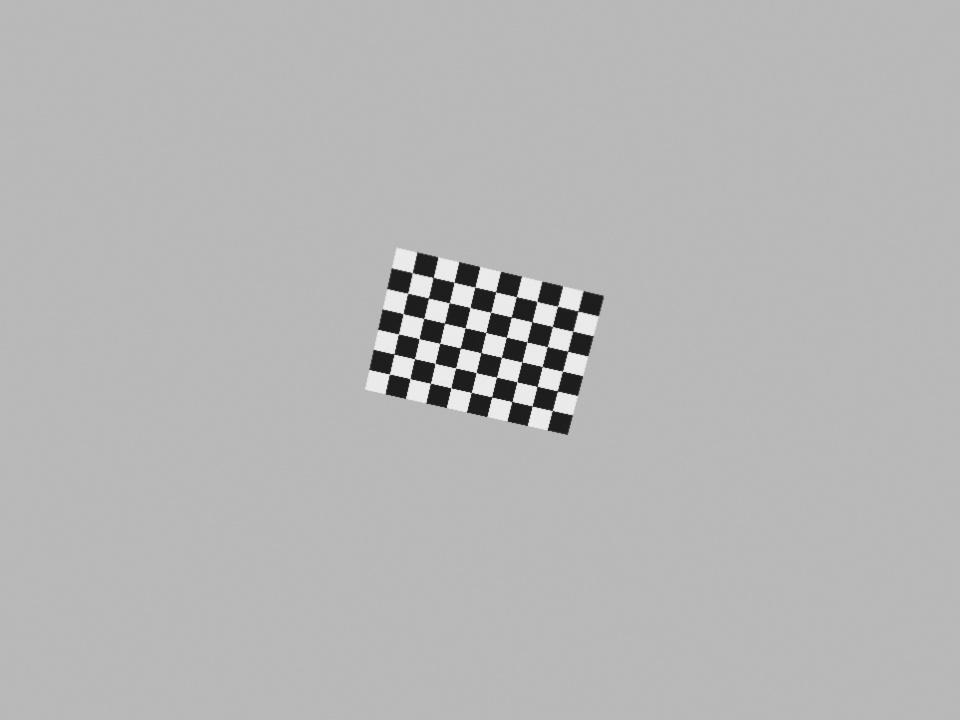
#> input picture data/calibration_synthetic/synthetic_view_01.jpg, 960 x 720 px
$ python -i edges.py   (imports and definitions only)   (older library calls are emulated)
#> lines starting #> are read from the running program, lines starting #| are printed output that depends on the picture; after the words box and inside, x2 and y2 are one past the last pixel; in counts of white or black regions, pixels touching at a corner belong together
"""[1B] Task 1B - image gradients and edges (rubric 1.2).

Flow:  task1b.run_task1b(cfg) -> [1B.4] compute_edges

Baseline: cv2.Sobel + cv2.Canny with fixed thresholds. Advanced: auto thresholds from the median.
"""
from dataclasses import dataclass

import cv2
import numpy as np


@dataclass
class EdgeResult:
    """Output of [1B.4]."""
    smoothed: np.ndarray          # uint8 (H, W), Gaussian pre-smoothed input
    grad_x: np.ndarray            # float32 (H, W), signed; strong on vertical edges
    grad_y: np.ndarray            # float32 (H, W), signed; strong on horizontal edges
    magnitude: np.ndarray         # float32 (H, W), sqrt(gx^2 + gy^2)
    orientation: np.ndarray       # float32 (H, W), atan2(gy, gx) in radians
    canny: np.ndarray             # uint8 (H, W), 0 or 255
    thresholds: tuple             # (low, high) actually used
    edge_density: float           # fraction of pixels marked as Canny edges


def auto_canny_thresholds(gray, spread=0.33):
    """[1B.4a] Canny thresholds from the image median (advanced variant).

    Flow:     called by compute_edges(auto_threshold=True)
    Method:   low = (1 - spread) * median, high = (1 + spread) * median, clipped to 0..255.

    Inputs:
        gray:   np.ndarray uint8 (H, W), normally the smoothed image.
        spread: fraction around the median.

    Returns:
        (low: int, high: int)
    """
    median = float(np.median(gray))
    low = int(max(0, (1.0 - spread) * median))
    high = int(min(255, (1.0 + spread) * median))
    return low, max(high, low + 1)


def compute_edges(gray, low=80, high=160, blur_ksize=5, blur_sigma=1.0, auto_threshold=False):
    """[1B.4] Sobel gradients and Canny edges.

    Purpose:  Find intensity edges (rubric 1.2).
    Flow:     called by run_task1b(), assistant.edges_mode()
              -> calls cv2.GaussianBlur, cv2.Sobel (3x3), cv2.Canny
              previous step: [1B.3]   next step: [1B.5] match_features
    Method:   baseline = fixed (low, high); auto_threshold=True = median-based thresholds.

    Inputs:
        gray:           np.ndarray uint8 (H, W).
        low, high:      Canny hysteresis thresholds (ignored if auto_threshold).
        blur_ksize:     odd pre-smoothing kernel size.
        blur_sigma:     pre-smoothing sigma.
        auto_threshold: advanced variant, thresholds from the image median.

    Returns:
        EdgeResult.

    Raises:
        ValueError: image is not uint8 (H, W) or low >= high.
    """
#> called with low = 80, high = 160, blur_ksize = 5, blur_sigma = 1, auto_threshold = False
    if not isinstance(gray, np.ndarray) or gray.ndim != 2 or gray.dtype != np.uint8:
        raise ValueError("[1B.4] compute_edges expects a uint8 grayscale (H, W) image")
    smoothed = cv2.GaussianBlur(gray, (blur_ksize, blur_ksize), blur_sigma)
    if auto_threshold:
        low, high = auto_canny_thresholds(smoothed)
    elif low >= high:
        raise ValueError(f"[1B.4] Canny needs low < high, got ({low}, {high})")
    grad_x = cv2.Sobel(smoothed, cv2.CV_32F, 1, 0, ksize=3)
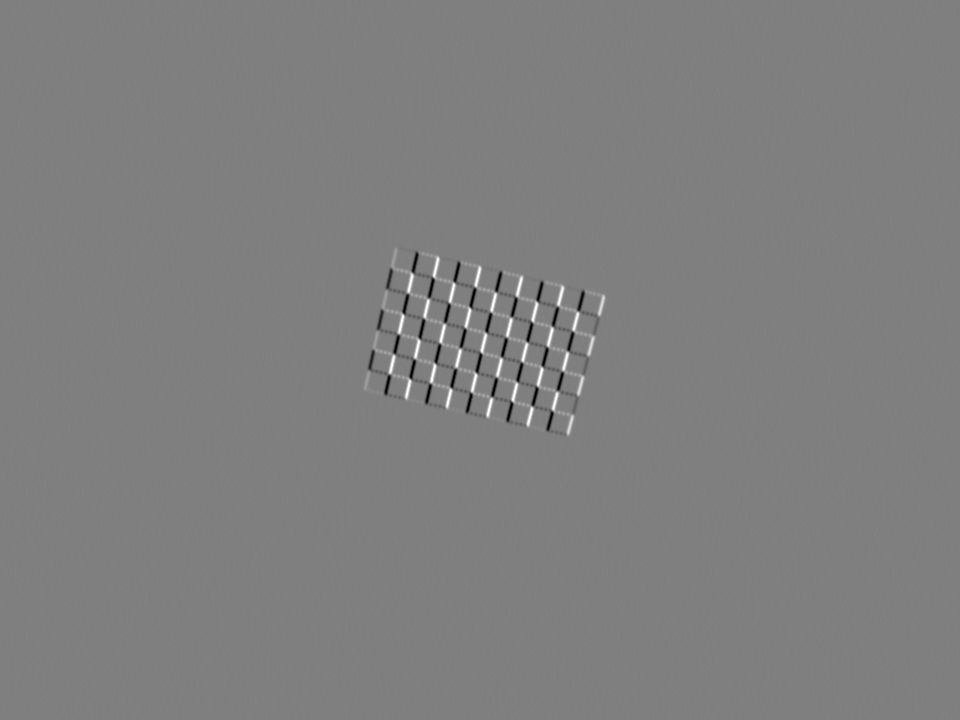
#> grad_x: shape (720, 960) float32; min -513, max 512, mean 0; drawn with min black and max white
    grad_y = cv2.Sobel(smoothed, cv2.CV_32F, 0, 1, ksize=3)
    canny = cv2.Canny(smoothed, low, high)
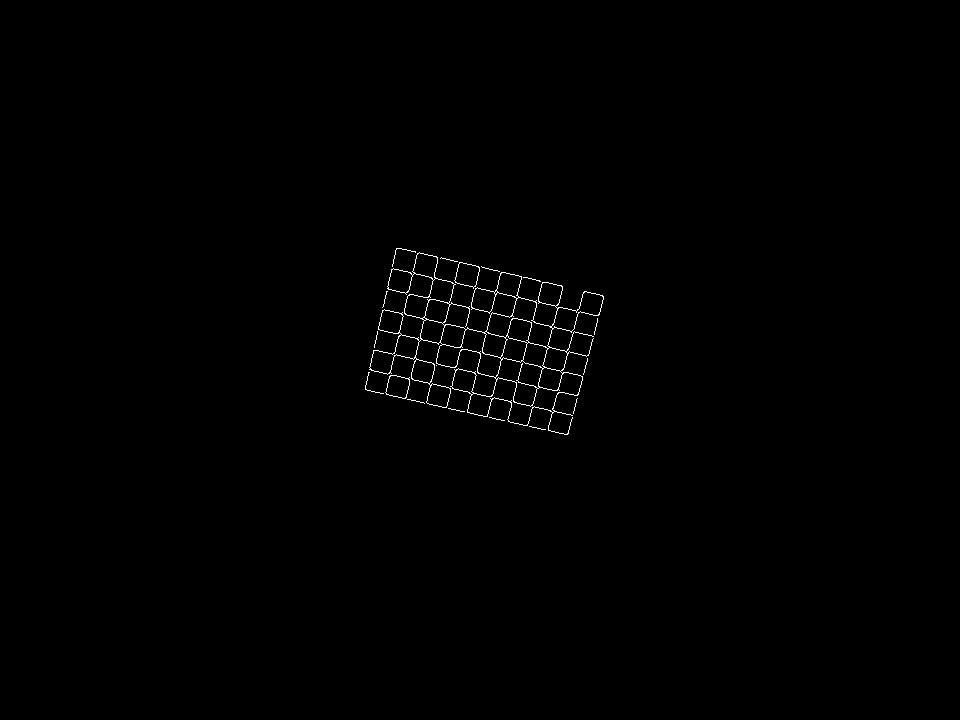
#> canny: shape (720, 960); 0.45% white in thin lines or dots, all inside (x1, y1, x2, y2) = (365, 248, 604, 435)
    return EdgeResult(smoothed=smoothed,
                      grad_x=grad_x,
                      grad_y=grad_y,
                      magnitude=np.hypot(grad_x, grad_y).astype(np.float32),
                      orientation=np.arctan2(grad_y, grad_x).astype(np.float32),
                      canny=canny,
                      thresholds=(int(low), int(high)),
                      edge_density=float((canny > 0).mean()))

>>> import cv2
>>> picture = cv2.imread('../data/calibration_synthetic/synthetic_view_01.jpg', cv2.IMREAD_GRAYSCALE)
>>> result = compute_edges(picture)

$ run again, on data/calibration_synthetic/synthetic_view_02.jpg
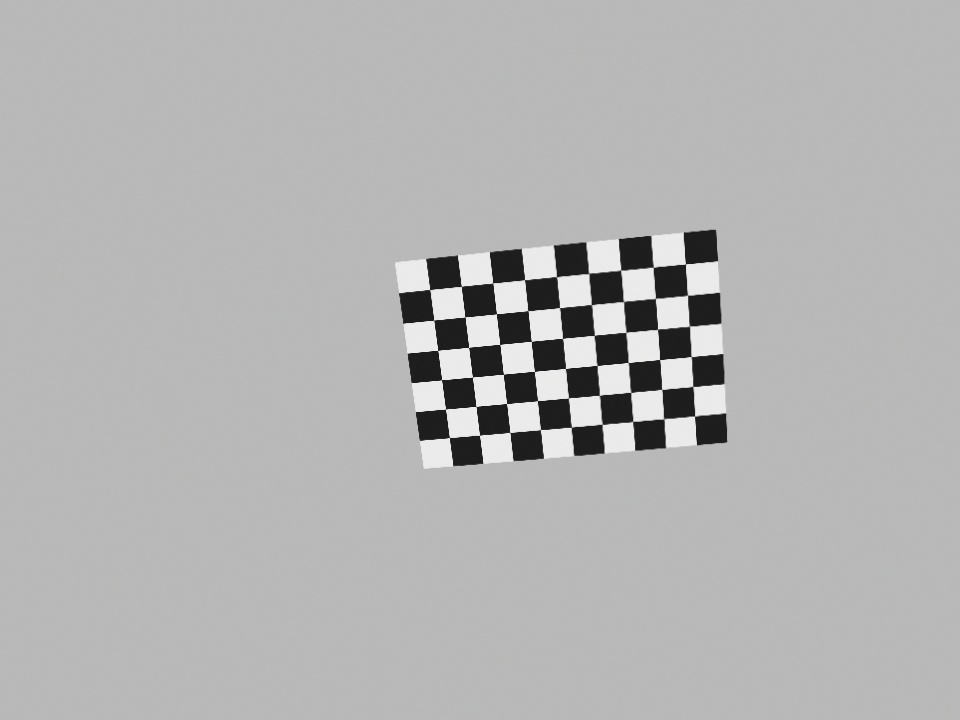
#> input picture data/calibration_synthetic/synthetic_view_02.jpg, 960 x 720 px
#> in compute_edges, `grad_y = cv2.Sobel(smoothed, cv2.CV_32F, 0, 1, ksize=3)`:
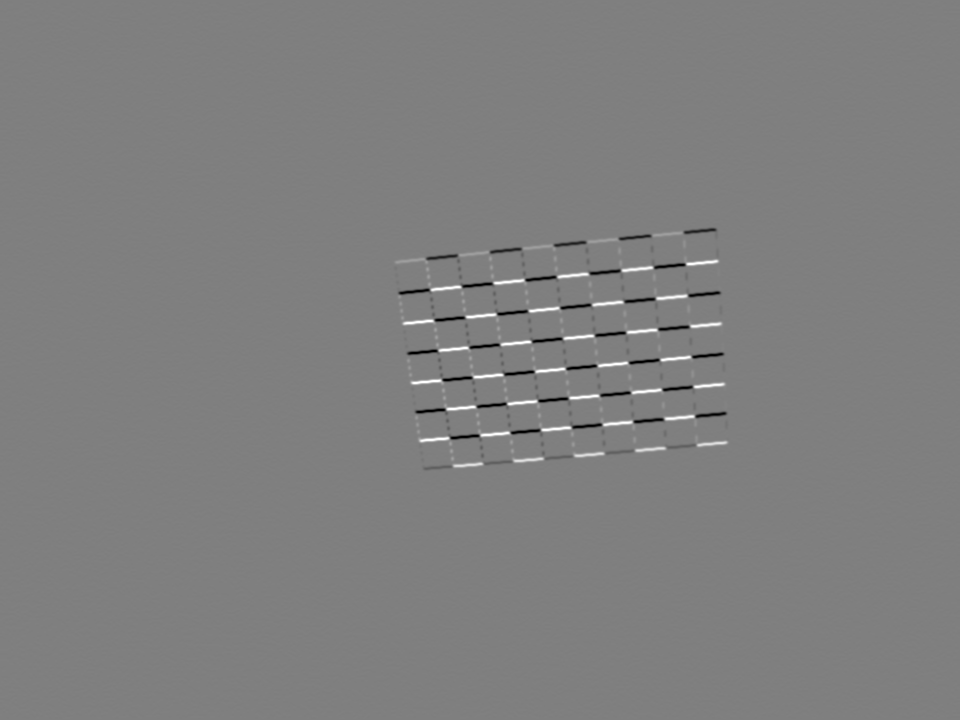
#> grad_y: shape (720, 960) float32; min -536, max 536, mean 0; drawn with min black and max white
#> in compute_edges, `canny = cv2.Canny(smoothed, low, high)`:
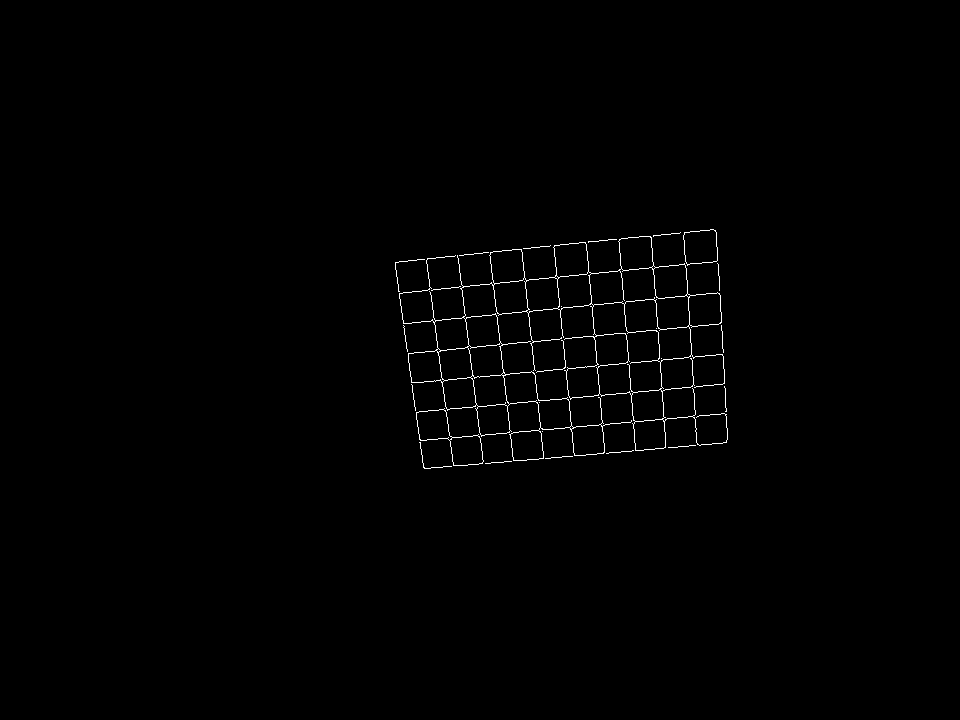
#> canny: shape (720, 960); 0.68% white in thin lines or dots, all inside (x1, y1, x2, y2) = (395, 229, 728, 469)

$ run again, on data/calibration_synthetic/synthetic_view_03.jpg
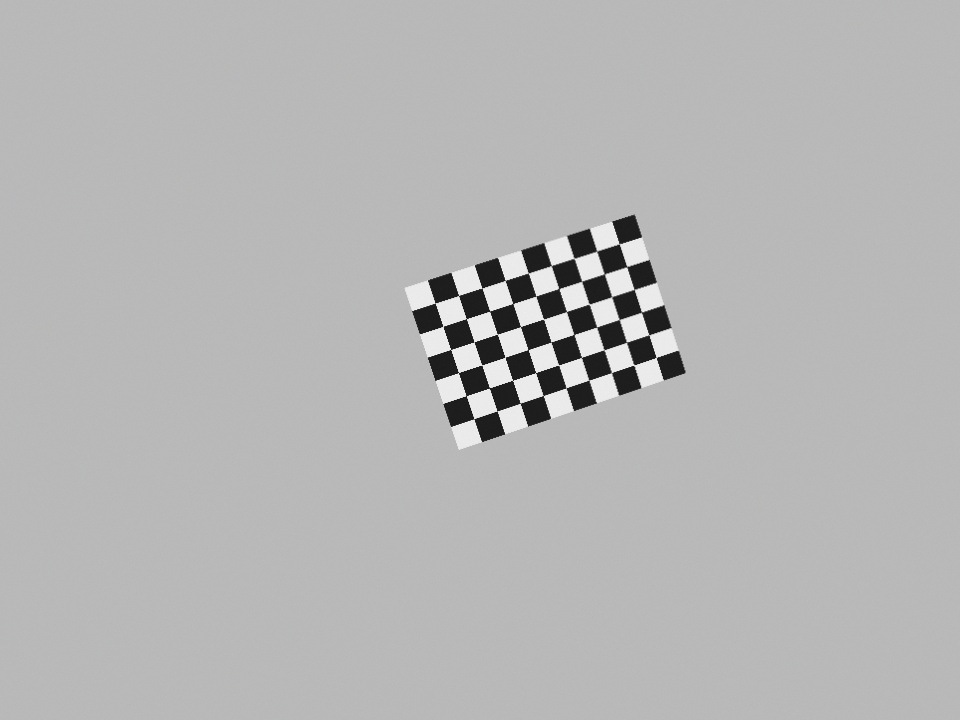
#> input picture data/calibration_synthetic/synthetic_view_03.jpg, 960 x 720 px
#> in compute_edges, `grad_y = cv2.Sobel(smoothed, cv2.CV_32F, 0, 1, ksize=3)`:
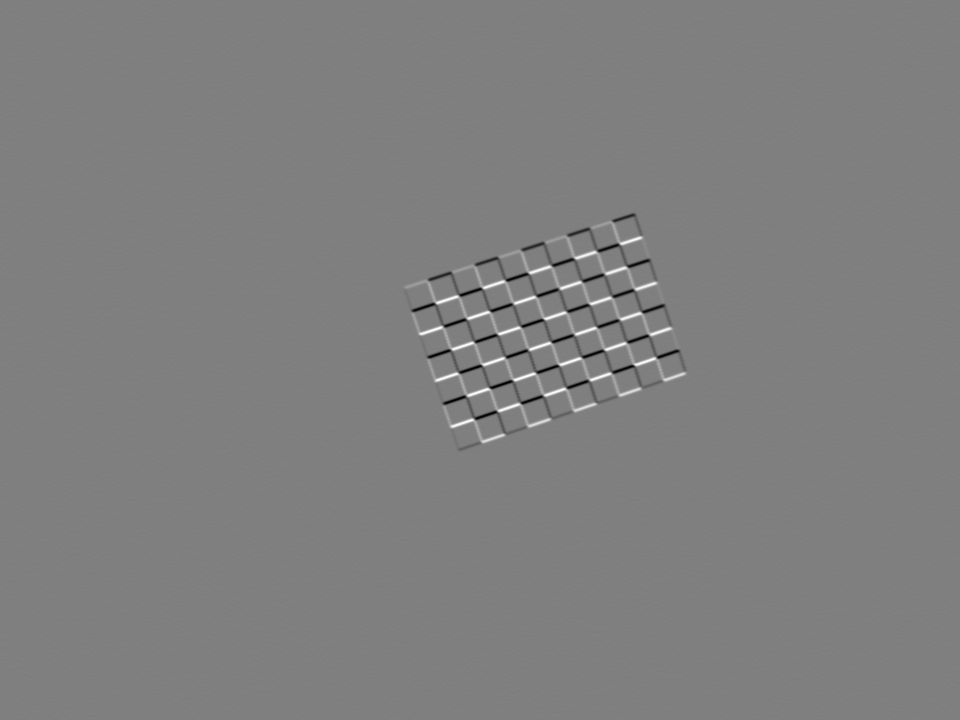
#> grad_y: shape (720, 960) float32; min -532, max 531, mean 0; drawn with min black and max white
#> in compute_edges, `canny = cv2.Canny(smoothed, low, high)`:
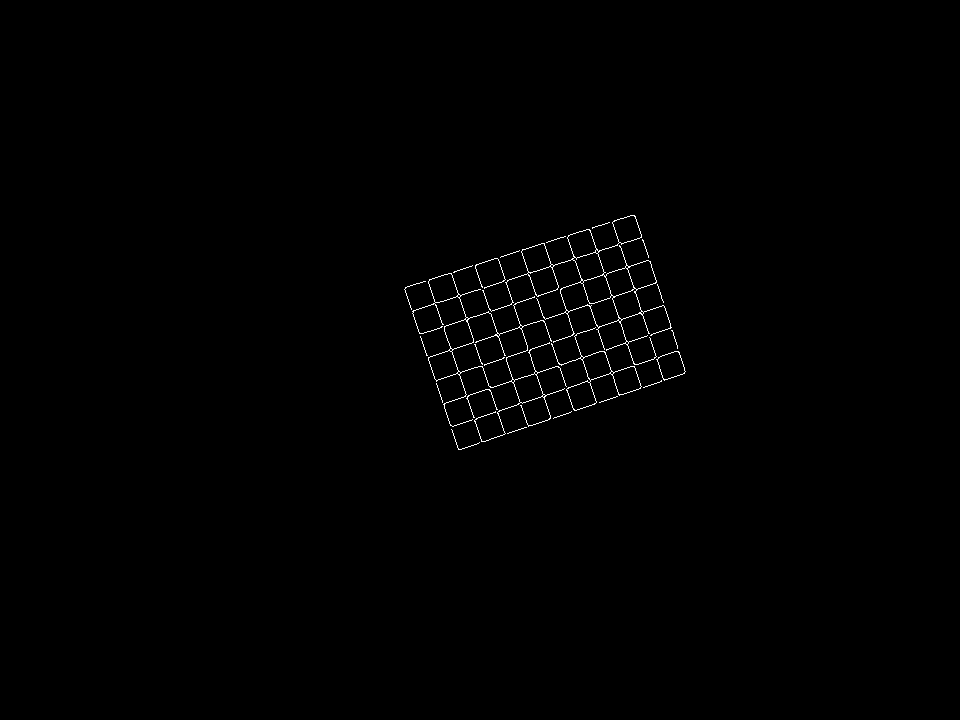
#> canny: shape (720, 960); 0.51% white in thin lines or dots, all inside (x1, y1, x2, y2) = (404, 215, 686, 450)

$ run again, on data/calibration_synthetic/synthetic_view_04.jpg
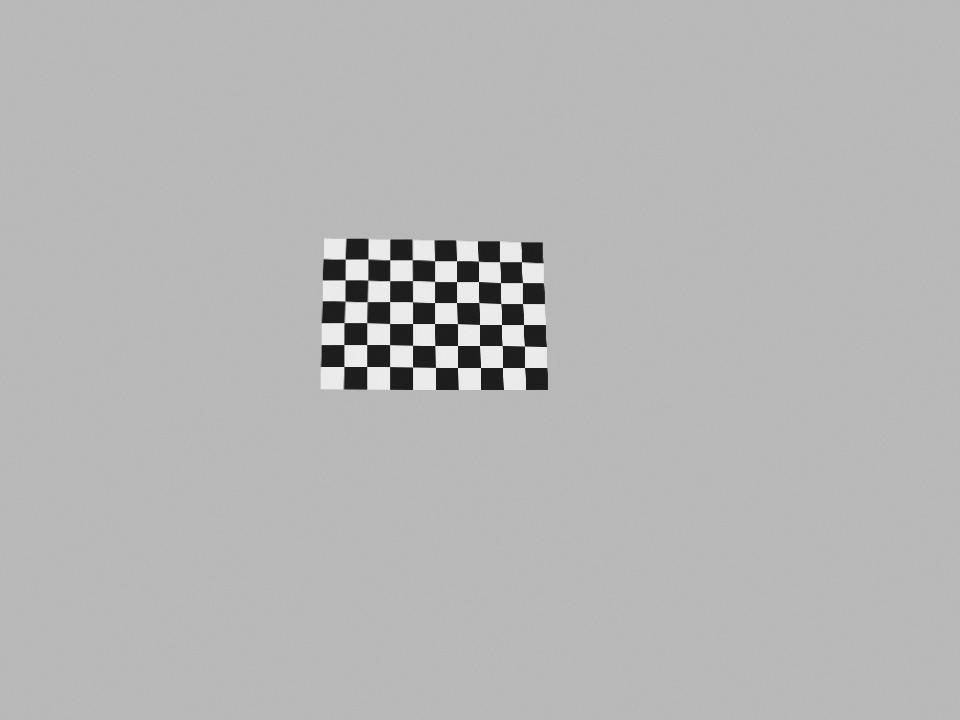
#> input picture data/calibration_synthetic/synthetic_view_04.jpg, 960 x 720 px
#> in compute_edges, `grad_x = cv2.Sobel(smoothed, cv2.CV_32F, 1, 0, ksize=3)`:
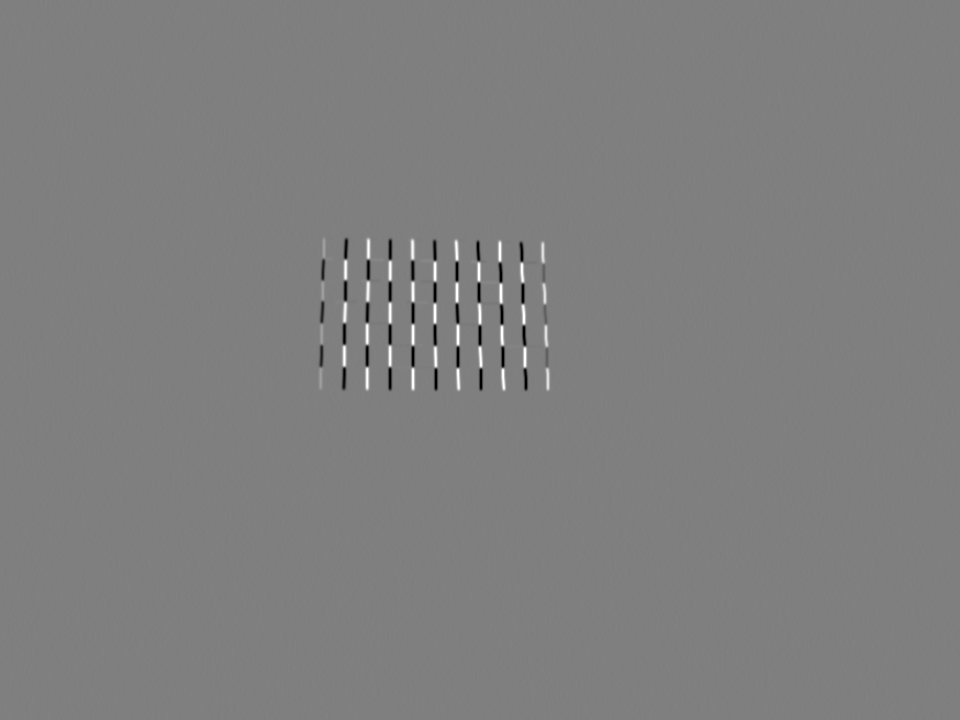
#> grad_x: shape (720, 960) float32; min -536, max 536, mean 0; drawn with min black and max white
#> in compute_edges, `canny = cv2.Canny(smoothed, low, high)`:
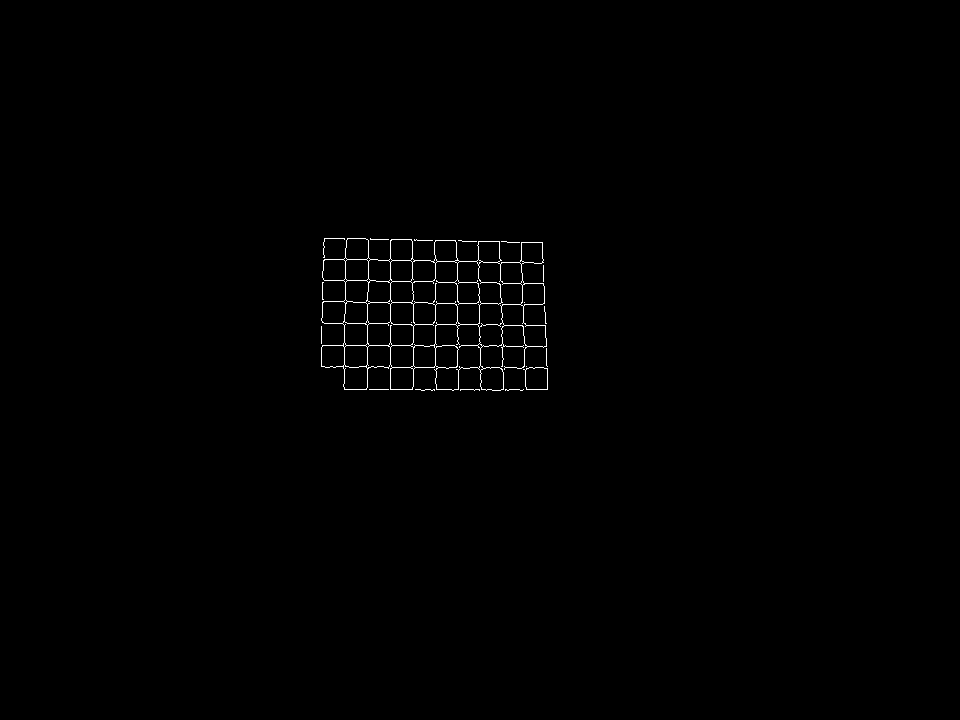
#> canny: shape (720, 960); 0.48% white in thin lines or dots, all inside (x1, y1, x2, y2) = (321, 238, 548, 391)
